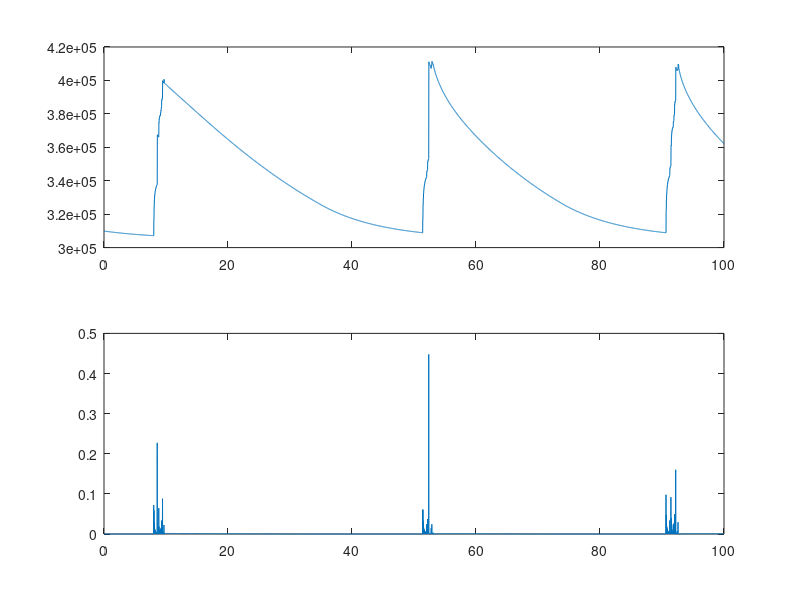

MATLAB code to generate this figure:
clear all;close all;clc;
addpath(genpath('../../../../../Work/MatLAB_TOOLS/'));
tic;
% =========================================================================
% 
% Radiative-Convective Systems Idealized Model.
% Formulations based on Hu and Randall 1995: Low-Frequency Oscillations in
% Radiative-COnvective Systems. Part II: An Idealized Model.
% 
% =========================================================================
%% Load data:


% =========================================================================
%% Settings.
% Set constants:
g       =       9.80665; % gravity acceleration (m/s^2)
R0      =           287; % gas constant for dry air (J/(K*kg))
cp      =          1004; % specific heat of dry air at constant pressure (J/(K*kg))
Gamma_d =          g/cp; % dry adiabatic temperature lapse rate (K/m) 
Gamma_m =        6.8e-3; % moist adiabatic tempreature lapse rate (K/m)
Lc      =         2.5e6; % latent heat of condensation (J/kg)
CD      =        1.5e-3; % surface turbulent transfer coefficient over oceans

% Set functions:
Hs      = @(Tm) R0*Tm/g;                % layer mean scale height for layer mean temperature Tm(K) (m)
Zh      = @(Hs,p,p0) -Hs*log(p/p0);     % Hypsometric equation

% Set functions for saturated mixing ratio 1: 
Pws1    = @(T) 6.116441*10^((7.591386*(T-273.15))/((T-273.15)+240.7263));
                                        % Calculate saturated water vapor
                                        % pressure (Pa) based on 
                                        % Vaisala HUMIDITY CONVERSION FORMULAS,
                                        % T in unit of (K)
qs1     = @(P,Pws) 621.97*((Pws)/(P-Pws))*(1/1000); 
                                        % saturated mixing ratio according
                                        % to water vapor saturation pressure
                                        % (kg/kg)

% Set functions for saturated mixing ratio 2:
% Pws2    = @(T) calculate_saturation_vapor_pressure_liquid(T); 
                                        % Calculate saturated water vapor
                                        % pressure (Pa) based on 
                                        % Murphy and Koop 2005 method,
                                        % T in unit of (K)
% qs2     = @(P,T,in,type_in,type_out) convert_humidity(P,T,in,type_in,type_out);
                                        % Calculate saturated mixing ratio
                                        % according to water vapor
                                        % saturation pressure
                                        % (kg/kg)                                 
                            
% =========================================================================
%% Settings.
% Set Parameters:
P0      =      1000*100; % pressure at surface (Pa)
PB      =       800*100; % pressure at mixed-layer top (Pa)
Pmid    =       500*100; % pressure at mid-level (Pa)
PT      =       100*100; % pressure at top of troposphere (Pa)
del_PM  =         P0-PB; % mixed layer depth (hPa)
SST     =           300; % sea surface temperature (K)
TRM     =           300; % radiative equilibrium temperature in the mixed-layer (K)
TRB     =           285; % radiative equilibrium temperature at mixed-layer top (K)             
Z0      =             0; % surface height (m)
ZB      = Zh(Hs(mean([SST,TRB])),PB,P0); % mixed-layer top height (m)
Zmid    =          5000; % mid-level height (m)
S00     =        cp*SST; % dry static energy at the surface (J/kg=m^2/s^2)
SRM     =        cp*TRM; % dry static energy reference in mixed layer (J/kg=m^2/s^2)
SRB     =   cp*TRB+g*ZB; % dry static energy at mixed-layer top (J/kg=m^2/s^2)

q001    = qs1(P0./100,Pws1(SST)); q00 = q001; 
                         % saturated mixing ratio at the surface (kg/kg) based on method 1      
% q002    = qs2(P0,SST,Pws2(SST),'partial pressure','mixing ratio'); q00 = q002; 
                         % saturated mixing ratio at the surface (kg/kg) based on method 2 

Pq      =      100.*100; % pressure scale for moisture in free atmosphere (Pa)
c       =           0.6; % precipitating efficiency factor

Vs      =             2; % surface wind (m/s)
rho0    =         1.225; % standard sea level air density (kg/m^3)
tao     =      10*86400; % radiation relaxation time scale (s)

R       = (Pmid-PB)/(PT-PB); % For calculating G in Hu and Randall 1995
W       = cp*Zmid*(Gamma_d-Gamma_m)/q00; % For calculating G in Hu and Randall 1995

dt      =      0.5*3600; % time step (s)
tmax    =     100*86400; % total integration time (s)
smax    =  fix(tmax/dt); % total integration steps

tt      = [0:smax].*dt./86400; % time-axis for plotting (daily)

% Setting Variables (initial conditions):
TM(1)   =           295; % initial mean temperature in mixed-layer (K)
SM(1)   =        cp.*TM; % initial dry static energy in mixed-layer (J/kg=m^2/s^2)
TBt(1)  =           290; % initial mean temperature at top of mixed-layer (K)
SBt(1)  =   cp*TBt+g*ZB; % initial dry static energy at top of mixed-layer (J/kg=m^2/s^2)
qM(1)   =         12e-3; % initial water vapor mixing ratio in mixed-layer (kg/kg)
qBt(1)  =         16e-3; % initial water vapor mixing ratio at top of mixed-layer (kg/kg)

% =========================================================================
%% Time Integration:
for i = 1:smax;
    
    Fso         = rho0.*CD.*abs(Vs).*(S00-SM(i));
    Fqo         = rho0.*CD.*abs(Vs).*(q00-qM(i));
    a           = (SM(i)+Lc.*qM(i)-SBt(i))./(PT-PB);
    LHS         = (R-1).*(g.*(SBt(i)-SM(i))./del_PM+g.*a+g.*(1-c)./(PB-PT).*Lc.*qM(i))+(Lc.*R-W).*(g./del_PM.*(qM(i)-qBt(i)));
    RHS         = (1-R).*(g.*Fso./del_PM-(SM(i)-SRM)./tao+(SBt(i)-SRB)./tao)-(W-Lc.*R).*(g.*Fqo./del_PM);
    Mc(i)       = RHS./LHS;
    
    if ( Mc(i) <= 0 )
        Mc(i) = 0;
    end
        
    dSM         = (g.*Fso./del_PM-(SM(i)-SRM)./tao+g.*Mc(i).*(SBt(i)-SM(i))./del_PM).*dt;
    dSBt        = (-(SBt(i)-SRB)./tao-g.*Mc(i).*a-g.*(1-c)./(PB-PT).*Lc.*qM(i).*Mc(i)).*dt;
    dqM         = (g.*Fqo/del_PM-g.*Mc(i)./del_PM.*(qM(i)-qBt(i))).*dt;
    dqBt        = ((1-c).*qM(i)-qBt(i)).*g.*Mc(i)./Pq.*dt;
    
    SM(i+1)     = SM(i) + dSM;
    SBt(i+1)    = SBt(i) + dSBt;
    qM(i+1)     = qM(i) + dqM;
    qBt(i+1)    = qM(i) + dqBt;

end
% =========================================================================
%% Calculation

PR = c.*qM(1:smax).*Mc(1:smax).*3600./1000; % precipitation assumed according to convective mass flux (mm/hr)
PR(PR<=0) = 0;

% =========================================================================
%% Plotting:
subplot(2,1,1)
plot(tt(1:smax),SBt(1:smax))
subplot(2,1,2)
plot(tt(1:smax),PR(1:smax))
% =========================================================================
%% Display runnung time.
time_cost = toc;
disp(time_cost);